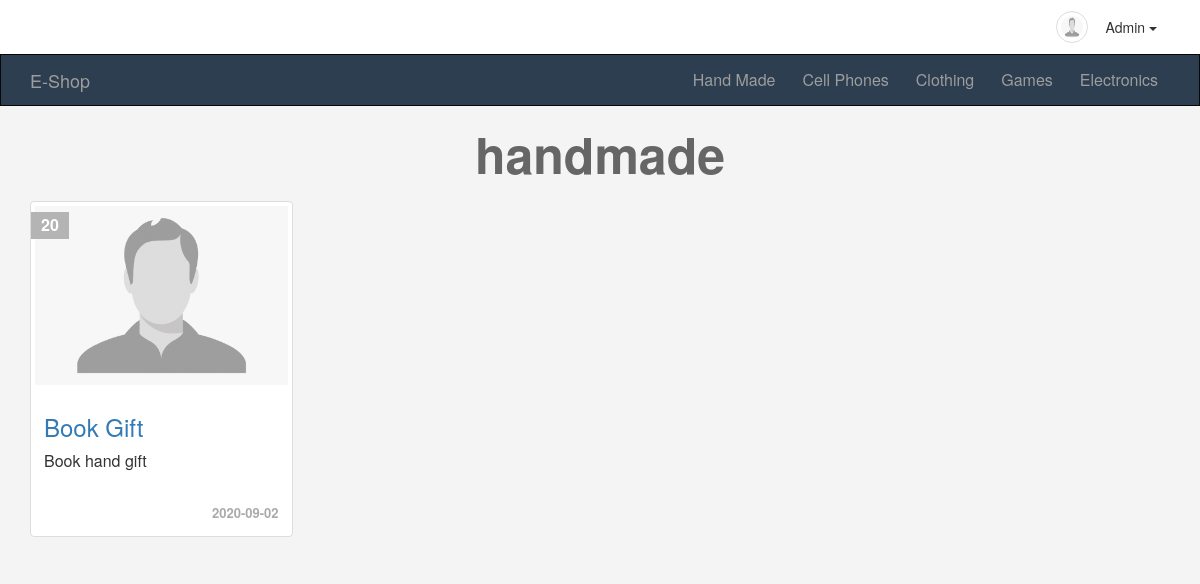
Page /tags.php?name=handmade (signed in) on the committed database.
### tables this page shows
CREATE TABLE `categories` (
  `ID` int(11) NOT NULL,
  `Name` varchar(255) NOT NULL,
  `Description` text NOT NULL,
  `parent` int(11) NOT NULL,
  `Ordering` int(11) DEFAULT NULL,
  `Visibility` tinyint(4) NOT NULL DEFAULT 0,
  `Allow_Comment` tinyint(4) NOT NULL DEFAULT 0,
  `Allow_Ads` tinyint(4) NOT NULL DEFAULT 0
);

CREATE TABLE `items` (
  `item_ID` int(11) NOT NULL,
  `Name` varchar(255) NOT NULL,
  `Description` text NOT NULL,
  `Price` varchar(255) NOT NULL,
  `Add_Date` date NOT NULL,
  `Country_Made` varchar(255) NOT NULL,
  `Image` varchar(255) NOT NULL DEFAULT 'default.jpg',
  `Status` varchar(255) NOT NULL,
  `Rating` smallint(6) NOT NULL,
  `Approve` tinyint(4) NOT NULL DEFAULT 0,
  `Cat_ID` int(11) NOT NULL,
  `Member_ID` int(11) NOT NULL,
  `tags` varchar(255) DEFAULT NULL
);

### int.php (called while the page is built, shortened)
<?php
    	include 'admin/connect.php';
	    $tpl  = 'includes/templates/';
	    $func = 'includes/functions/';
	    include $func .  'functions.php';
	    include $tpl  .  'header.php';
?>

### includes/functions/functions.php (called while the page is built, shortened)
<?php
	function getAllFrom($field,$table,$where = NULL,$and = NULL ,$orderfield,$ordering = "DESC" ){
		global $conn;
		$getAll = $conn -> prepare("SELECT $field FROM $table  $where $and ORDER BY $orderfield $ordering");
		$getAll -> execute();
		$all = $getAll -> FetchAll();
		return $all;
	}
?>

### tags.php (the view, shortened to what this page needs)
<?php
	include "int.php";
	if(isset($_SESSION['userName'])){
?>
<div class="container">
	<div class="row">
	<?php
		if(isset($_GET['name'])) {
			$tag = $_GET['name'];
			echo "<h1 class='text-center'>" . $tag . "</h1>";
			$tagItems = getAllFrom("*","items","WHERE tags Like '%$tag%'","AND Approve = 1","item_ID" );
			foreach ($tagItems as $item) {
				echo '<div class="col-sm-6 col-md-3">';
					echo '<div class="thumbnail item-box">';
						echo '<span class="price-tag">' .$item['Price'] .'</span>';
						echo '<img class="img-responsive" src="includes/images/1.jpg" alt="avater" />';
						echo '<div class="caption">';
							echo '<h3><a href="items.php?itemid='.$item['item_ID'].'">' .$item['Name']. '</a></h3>';
							echo '<p>' .$item['Description']. '</p>';
							echo '<div class="date">' .$item['Add_Date'] .'</div>';
						echo '</div>';
					echo '</div>';
				echo '</div>';
			}
		}else{
			echo "You Must Enter Tag Name.";
		}
	?>
	</div>
</div>
<?php
	}else{
		header('Location:login.php');
		exit();
	}
	include $tpl.'footer.php';
?>

### includes/templates/header.php (shortened to what this page needs)
<!DOCTYPE html>
<html>
	<head>
        <link rel="stylesheet" href="layout/css/bootstrap.min.css"/>
        <link rel="stylesheet" href="layout/css/font-awesome.min.css"/>
        <link rel="stylesheet" href="layout/css/front.css"/>
	</head>
	<body>
    <div class="upper-bar">
      <div class="container">
        <?php if (isset($_SESSION['userName'])){ ?>
				<div class='pull-right'>
	        <img class="my-image img-thumbnail img-circle" src="includes/images/1.jpg" alt="" />
	        <div class="btn-group my-info">
	            <span class="btn dropdown-toggle" data-toggle="dropdown">
	                <?php echo $_SESSION['userName'] ?>
	                <span class="caret"></span>
	            </span>
	        </div>
			  </div>
        <?php }else{
          echo "<a href='login.php'><span class='pull-right'>Login | Signup</span></a>";
        }?>
      </div>
    </div>
    <nav class="navbar navbar-inverse">
      <div class="container">
        <div class="navbar-header">
          <a class="navbar-brand" href="index.php">E-Shop</a>
        </div>
        <div class="collapse navbar-collapse" id="app-nav">
          <ul class="nav navbar-nav navbar-right">
            <?php
              $allCats = getAllFrom("*","categories","WHERE parent = 0","","ID","ASC" );
              foreach ( $allCats as $cat) {
                echo '<li><a href="categories.php?pageid='.$cat['ID'].'">' .$cat['Name'] . '</a></li>';
              }
            ?>
          </ul>
        </div>
      </div>
    </nav>

### layout/css/front.css (style rules this page uses)
body { background-color: #F4F4F4; font-size: 16px; }
h1 { font-size: 50px; margin: 20px 0; font-weight: bold; color: #666; }
.navbar { border-radius: 0; margin-bottom: 0; }
.nav>li>a , .navbar-brand { padding-right: 12px; }
.navbar-brand { front-size: 1em; }
.upper-bar { padding: 10px; background-color: #fff ; }
.my-image { width:32px; height: 32px; }
.item-box { position: relative; }
.item-box .price-tag { background-color: #B4B4B4; padding: 2px 10px; position: absolute; left: 0; top: 10px; font-weight: bold; color: #FFF; }
.item-box .caption p { height: 44px; max-height:44px; }
.thumbnail .date { text-align: right; font-size: 13px; color: #AAA; font-weight: bold; }
.row h1 { text-align: center; }

### rows in the picture
categories: Name "Hand Made"
categories: Name "Cell Phones"
categories: Name "Clothing"
categories: Name "Games"
categories: Name "Electronics"
items: Price "20", Name "Book Gift", Description "Book hand gift", Add_Date "2020-09-02"

### other values in the picture
$_SESSION['userName'] "Admin"
$tag "handmade"
